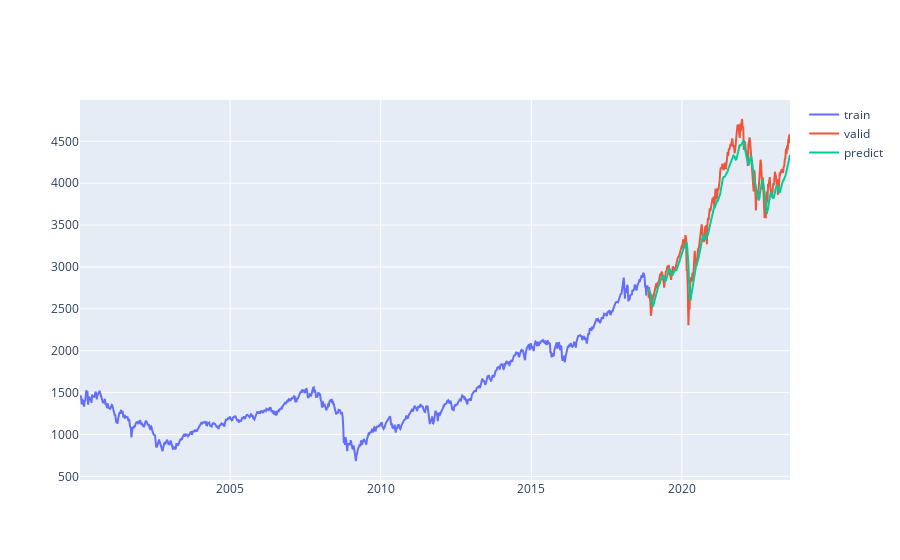

The code cell stored with this chart in its notebook:
### Code cell
model.fit(x_train, y_train, batch_size= 1, epochs=5)
test_data = scaled_data[training_data_len-look_back_window:, :]

x_test = []
y_test = spx_price[training_data_len:, :]

for i in range(look_back_window, len(test_data)):
    x_test.append(test_data[i-look_back_window:i, 0])

x_test = np.array(x_test)
x_test = np.reshape(x_test, (x_test.shape[0], x_test.shape[1], 1))
predictions = model.predict(x_test)
predictions = scaler.inverse_transform(predictions)
rmse = np.sqrt(np.mean(predictions - y_test)**2)
print(rmse)
train = np.squeeze(spx_price[:training_data_len])
valid = np.squeeze(spx_price[training_data_len:])
predictions = np.squeeze(predictions)
train_date_list = date_list[:training_data_len]
valid_date_list = date_list[training_data_len:]
fig = go.Figure()
fig.add_trace(go.Scatter(x=train_date_list, y=train, name='train',  mode='lines'))
fig.add_trace(go.Scatter(x=valid_date_list, y=valid, name='valid',  mode='lines'))
fig.add_trace(go.Scatter(x=valid_date_list, y=predictions, name='predict',  mode='lines'))
fig.show()

LSTM()

### Figure 1 — Plotly figure (JSON) as saved in the notebook; plotly's stock layout.template omitted (floating-point values rounded to 4 significant figures; data arrays with more than 128 entries replaced by an {"elided": "..."} marker saying what was removed)
{"data": [{"mode": "lines", "name": "train", "type": "scatter", "x": {"elided": "985 str values"}, "y": {"elided": "985 float values"}}, {"mode": "lines", "name": "valid", "type": "scatter", "x": {"elided": "246 str values"}, "y": {"elided": "246 float values"}}, {"mode": "lines", "name": "predict", "type": "scatter", "x": {"elided": "246 str values"}, "y": {"elided": "246 float values"}}], "layout": {}}
